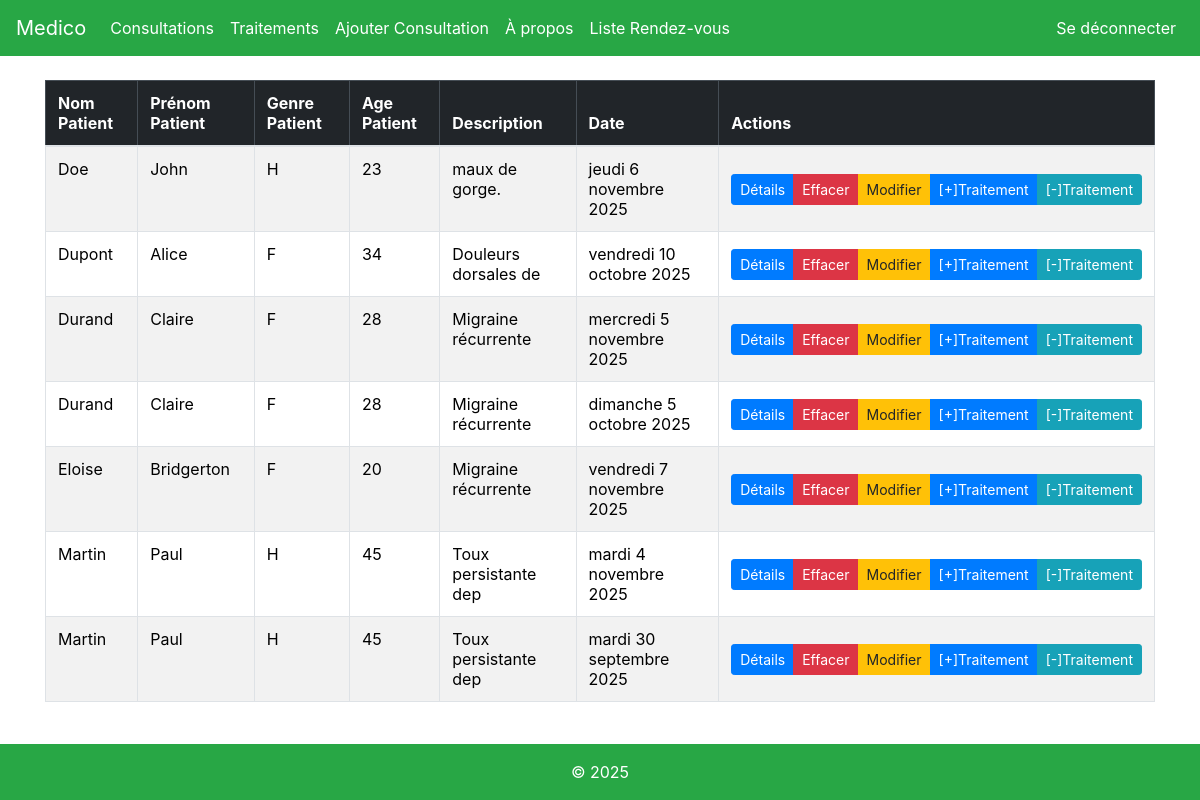
The app's page /consultations/ (signed in), older data.
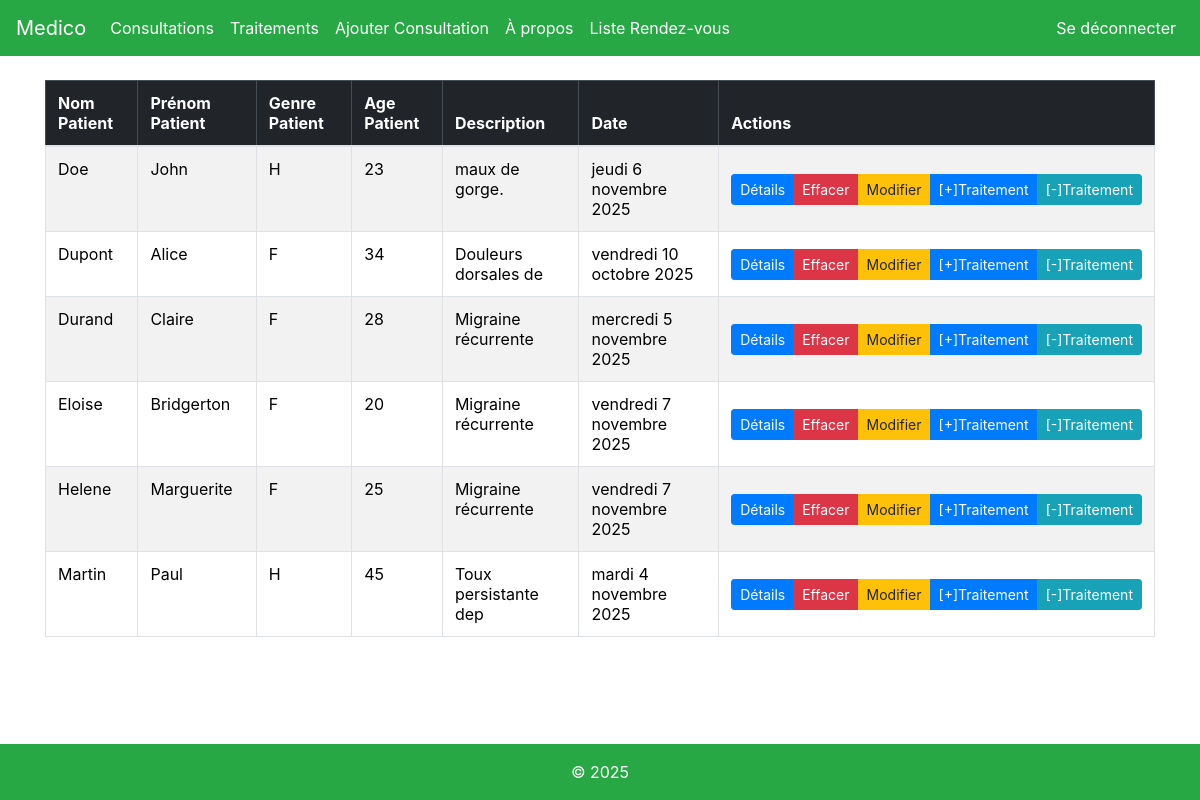
The same page, newer data.
### medico/models.py (models this page shows)
class Consultation(models.Model):
    GENRE_CHOIX = [('F', "Femme"), ('H', "Homme")]
    patient_nom = models.CharField(max_length=40, null=False)
    patient_prenom = models.CharField(max_length=30, null=False)
    patient_genre = models.CharField(max_length=1, null=False, choices=GENRE_CHOIX)
    patient_age = models.IntegerField(null=False)
    description = models.TextField(null=False)
    date_consultation = models.DateField(null=False)

### medico/views.py (the view)
# urls.py: path('consultations/', views.consultations, name='listeconsultations'),
def consultations(request):
    permission = checkpermissions(request)
    if permission:
        return permission
    lesConsultations = Consultation.objects.all().order_by('patient_nom')
    return render(request, 'medico/listeconsultations.html', {"lesConsultations":lesConsultations})

### medico/views.py (called while the page is built)
def checkpermissions(request):
    if not (request.session.get('is_doctor') or request.session.get('is_admin')):
        return redirect('about')

### medico/templates/medico/listeconsultations.html (shortened to what this page needs)
{% extends 'medico/main.html'%}
{% load django_bootstrap5 %}
{% block content %}
<!DOCTYPE html>
<html lang="en">
<head>
</head>
<body>
{% if lesConsultations %}
<table class="table table-striped table-bordered">
    <thead class="table-dark">
        <tr>
            <th>Nom Patient</th>
            <th>Prénom Patient</th>
            <th>Genre Patient</th>
            <th>Age Patient</th>
            <th>Description</th>
            <th>Date</th>
            <th>Actions</th>
        </tr>
    </thead>
    <tbody>
        {% for uneConsultation in lesConsultations %}
        <tr>
        <td>{{uneConsultation.patient_nom}}</td>
        <td>{{uneConsultation.patient_prenom}}</td>
        <td>{{uneConsultation.patient_genre}}</td>
        <td>{{uneConsultation.patient_age}}</td>
        <td>{{uneConsultation.description|slice:":20"}}</td>
        <td>{{ uneConsultation.date_consultation|date:"l j F Y" }}</td>
        <td class="text-center align-middle"><div class="btn-group btn-group-sm" role="group"><a class="btn btn-primary btn-sm" href="{% url 'consultationDetail' uneConsultation.id %}">Détails</a>
        <a class="btn btn-danger btn-sm" href="{% url 'deleteconsultation' uneConsultation.id %}">Effacer</a>
        <a class="btn btn-warning btn-sm" href="{% url 'editConsultation' uneConsultation.id %}" >Modifier</a>
        <a class="btn btn-primary btn-sm" href="{% url 'ajouter_traitement' uneConsultation.id %}">[+]Traitement</a>
        <a class="btn btn-info btn-sm" href="{% url 'suppression_traitement' uneConsultation.id %}">[-]Traitement</a></div></td>
    </tr>
        {% endfor %}
    </tbody>
</table>
{% else %}
<p>Aucunes Consultations.</p>
{% endif %}
</body>
</html>
{% endblock %}

### medico/templates/medico/main.html (shortened to what this page needs)
{% load django_bootstrap5 %}
{% bootstrap_css %}
<!DOCTYPE html>
 <html lang="fr">
  <head><meta charset="utf-8">
   <link rel="stylesheet" href="https://stackpath.bootstrapcdn.com/bootstrap/4.5.2/css/bootstrap.min.css">
  </head>
  <body class="d-flex flex-column min-vh-100">
    <nav class="navbar navbar-expand-lg navbar-light bg-success">
    <a class="text-white navbar-brand" href="{% url 'about' %}">Medico</a>
    <ul class="navbar-nav mr-auto">
      {% if request.session.is_doctor or request.session.is_admin %}
    <li class="navbar-item active">
    <a class=" text-white nav-link" href="{% url 'listeconsultations' %}">Consultations</a>
  </li>
  {% endif %}
  {% if request.session.is_doctor or request.session.is_admin %}
  <li class="navbar-item active">
    <a class="text-white nav-link" href="{% url 'listetraitements' %}">Traitements</a>
    </li>
    {% endif %}
    {% if request.session.is_doctor or request.session.is_admin %}
  <li class="navbar-item active">
    <a class="text-white nav-link" href="{% url 'nouvelle_consultation' %}">Ajouter Consultation</a>
  </li>
  {% endif %}
    <li class="navbar-item active">
    <a class="text-white nav-link" href="{% url 'about' %}">À propos</a>
    </li>
    {% if request.session.is_patient or request.session.is_doctor %}
    <li class="navbar-item active">
      <a class="text-white nav-link" href="{% url 'liste_rendez_vous' %}">Liste Rendez-vous</a>
    </li>
    {% endif %}
    </ul>
     <ul class="navbar-nav ml-auto">
    <li class="navbar-item active">
        {% if request.session.is_admin or request.session.is_doctor or request.session.is_patient %}
            <a class="text-white nav-link" href="{% url 'logout' %}">Se déconnecter</a>
        {% else %}
            <a class="text-white nav-link" href="{% url 'login' %}">Se connecter</a>
        {% endif %}
    </li>
</ul>
  </nav>
      <div class="container flex-grow-1 mt-4">
      {% block content %}
      {% endblock %}
       </div>
  </body>
<footer class="bg-success text-white text-center text-lg-start mt-auto">
  <div class="text-center p-3">
    © 2025
  </div>
</footer>
</html>

Row changes from the older to the newer data that the page shows:
removed Consultation: patient_nom "Martin", patient_prenom "Paul", patient_genre "H", patient_age "45", description "Toux persistante dep", date_consultation "mardi 30 septembre 2025"
shown differently, row unchanged: Consultation "Eloise": moves up the list
changed Consultation: patient_nom "Durand" → "Helene"; patient_prenom "Claire" → "Marguerite"; patient_age "28" → "25"; date_consultation "dimanche 5 octobre 2025" → "vendredi 7 novembre 2025"
